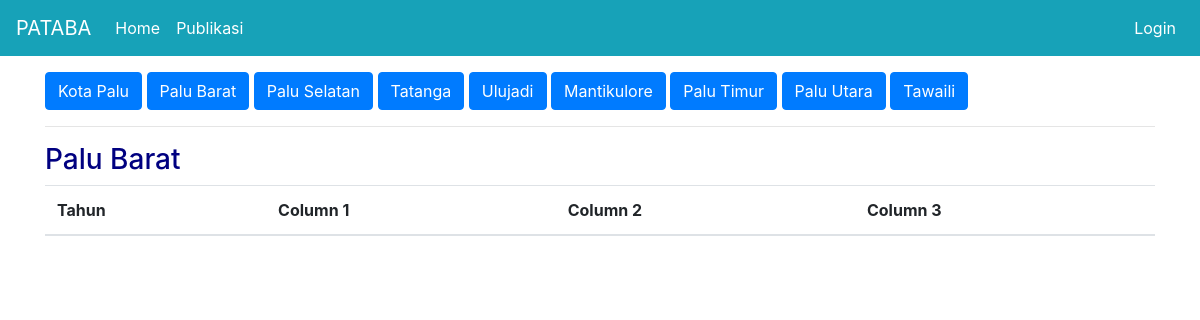
The app's page /b/1, older data.
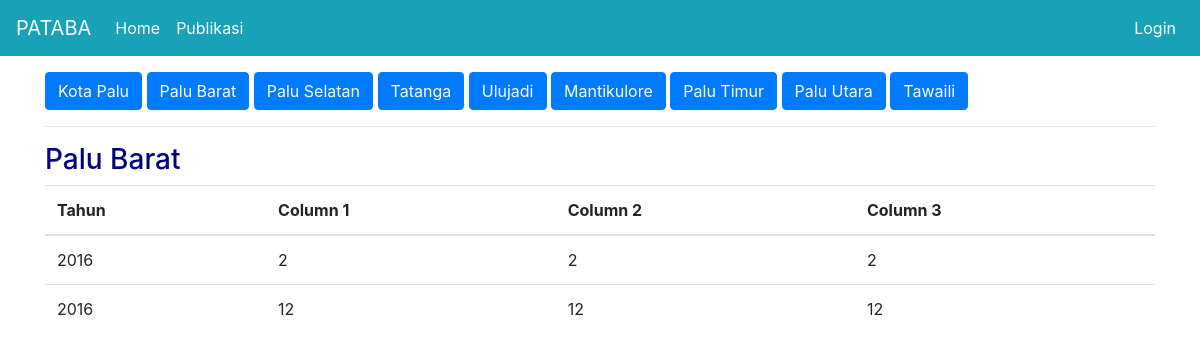
The same page, newer data.
### publication/models.py (models this page shows)
class DinasB(db.Model):
  id = db.Column(db.Integer(), primary_key=True)
  tahun = db.Column(db.String(length=4), nullable=False)
  col1 = db.Column(db.Integer())
  col2 = db.Column(db.Integer())
  col3 = db.Column(db.Integer())
  district_id = db.Column(db.Integer(), db.ForeignKey('districts.id'), nullable=True)

### publication/routes.py (the view)
@app.route('/b/<int:district_id>')
def dinas_b_kec(district_id):
  data = DinasB.query.filter_by(district_id=district_id).order_by(DinasB.tahun).all()
  id_path = int(str(request.path)[-1])
  district_name = Districts.query.filter_by(id=district_id).first()
  return render_template('dinas_b_kec.html', data=data, district_id=district_id, id_path=id_path, district_name=district_name)

### publication/templates/dinas_b_kec.html (shortened to what this page needs)
{% extends 'base.html' %}
{% block content %}
  <div class="container">
    <a href="{{ url_for('dinas_b') }}" class="btn btn-primary">Kota Palu</a>
    <a href="{{ url_for('dinas_b_kec', district_id=1) }}" class="btn btn-primary">Palu Barat</a>
    <a href="{{ url_for('dinas_b_kec', district_id=2) }}" class="btn btn-primary">Palu Selatan</a>
    <a href="{{ url_for('dinas_b_kec', district_id=3) }}" class="btn btn-primary">Tatanga</a>
    <a href="{{ url_for('dinas_b_kec', district_id=4) }}" class="btn btn-primary">Ulujadi</a>
    <a href="{{ url_for('dinas_b_kec', district_id=5) }}" class="btn btn-primary">Mantikulore</a>
    <a href="{{ url_for('dinas_b_kec', district_id=6) }}" class="btn btn-primary">Palu Timur</a>
    <a href="{{ url_for('dinas_b_kec', district_id=7) }}" class="btn btn-primary">Palu Utara</a>
    <a href="{{ url_for('dinas_b_kec', district_id=8) }}" class="btn btn-primary">Tawaili</a>
    <hr>
    <h3>{{ district_name.name }}</h3>
    <table class="table">
      <thead>
        <tr>
          <th scope="col">Tahun</th>
          <th scope="col">Column 1</th>
          <th scope="col">Column 2</th>
          <th scope="col">Column 3</th>
        </tr>
      </thead>
      <tbody>
        {% for d in data %}
        <tr>
            <td>{{ d.tahun }}</td>
            <td>{{ d.col1 }}</td>
            <td>{{ d.col2 }}</td>
            <td>{{ d.col3 }}</td>
        {% endfor %}
      </tbody>
    </table>
  </div>
{% endblock %}

Row changes from the older to the newer data that the page shows:
added DinasB: tahun "2016", col1 "2", col2 "2", col3 "2"
added DinasB: tahun "2016", col1 "12", col2 "12", col3 "12"
